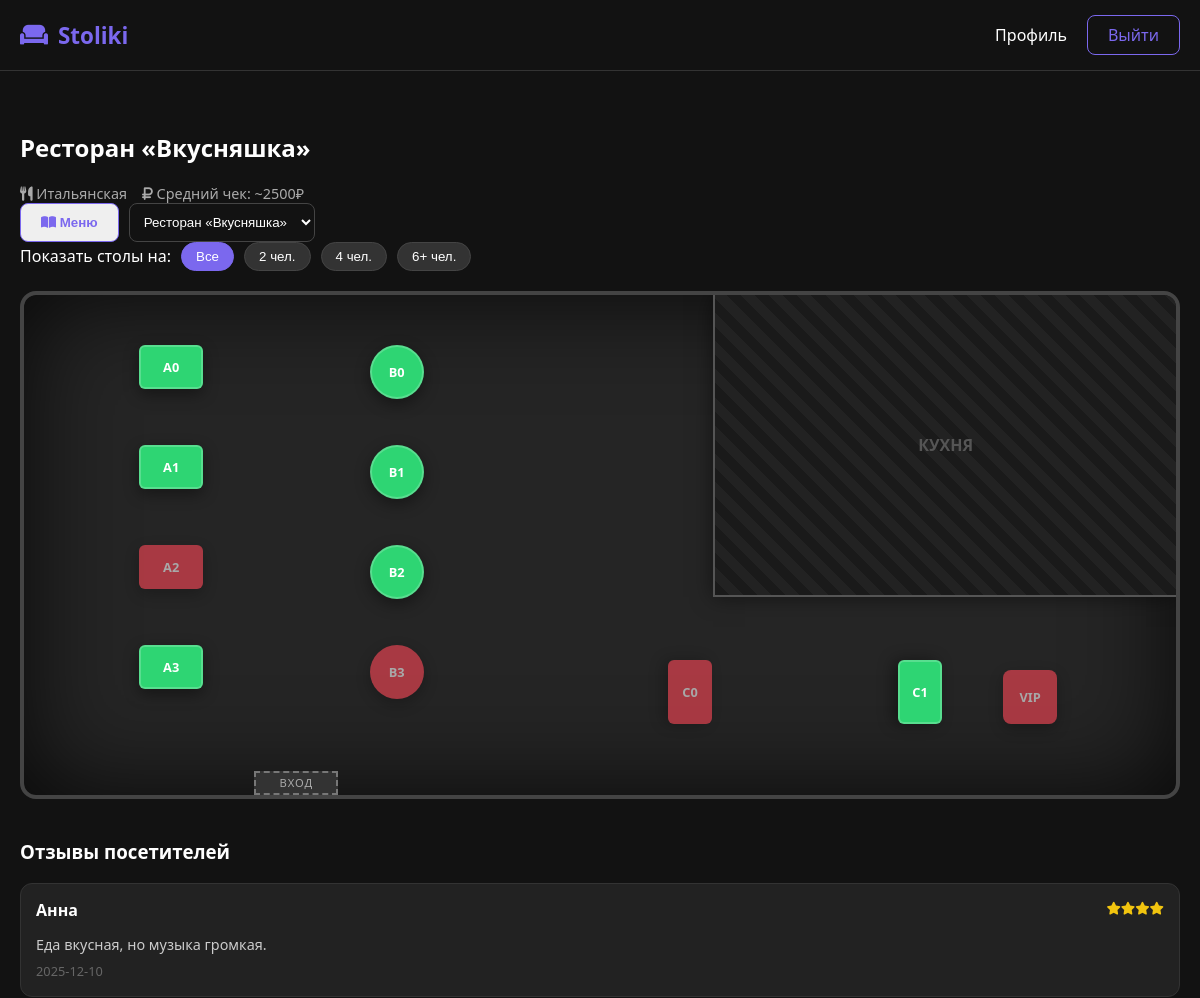
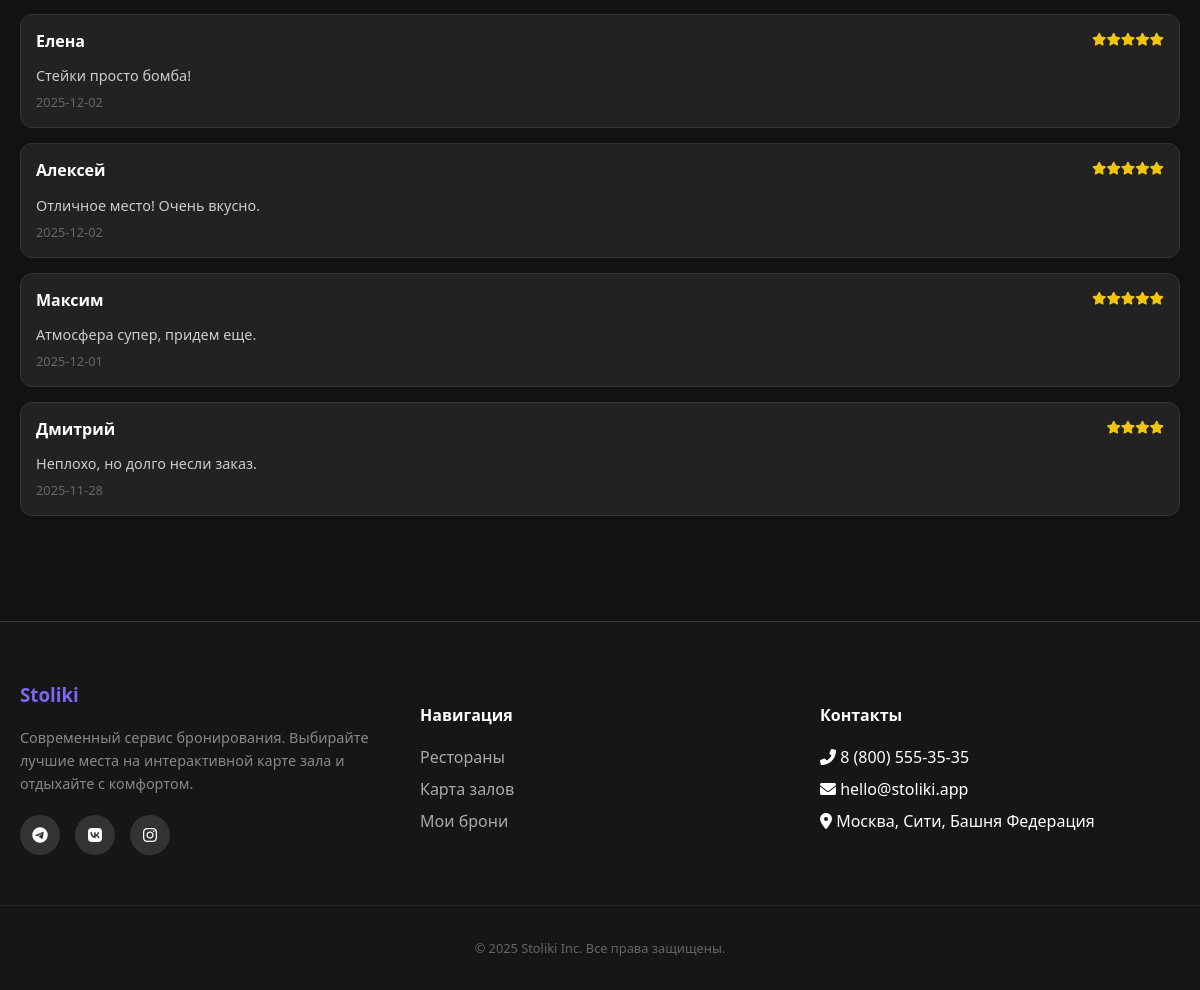
/booking?cafe=2 (signed in), run on the app's committed database (2 pictures, top to bottom).
### tables this page shows
CREATE TABLE cafes (
        id INTEGER PRIMARY KEY AUTOINCREMENT,
        name TEXT NOT NULL, address TEXT NOT NULL, cuisine TEXT NOT NULL, is_24h INTEGER DEFAULT 0,
        avg_check INTEGER DEFAULT 1500, tags TEXT DEFAULT "");

CREATE TABLE tables (
        id INTEGER PRIMARY KEY AUTOINCREMENT,
        cafe_id INTEGER, number TEXT NOT NULL, seats INTEGER NOT NULL,
        pos_x INTEGER DEFAULT 0, pos_y INTEGER DEFAULT 0,
        shape TEXT DEFAULT 'rect', rotation INTEGER DEFAULT 0,
        FOREIGN KEY(cafe_id) REFERENCES cafes(id));

CREATE TABLE reviews (
        id INTEGER PRIMARY KEY AUTOINCREMENT,
        cafe_id INTEGER, user_name TEXT, rating INTEGER, text TEXT, date TEXT,
        FOREIGN KEY(cafe_id) REFERENCES cafes(id));

### app.py (the view, shortened to what this page needs)
@app.route('/booking', methods=['GET', 'POST'])
def booking():
    if 'user_id' not in session: return redirect(url_for('login'))
    conn = get_db_connection()
    selected_cafe_id = request.args.get('cafe', 1)
    current_cafe = conn.execute("SELECT * FROM cafes WHERE id=?", (selected_cafe_id,)).fetchone()
    cafes = conn.execute("SELECT id, name FROM cafes").fetchall()
    tables = conn.execute("SELECT * FROM tables WHERE cafe_id=?", (selected_cafe_id,)).fetchall()
    reviews = conn.execute("SELECT * FROM reviews WHERE cafe_id=? ORDER BY date DESC LIMIT 5",
                           (selected_cafe_id,)).fetchall()
    today = datetime.now().strftime('%Y-%m-%d')
    real_bookings = [r['table_id'] for r in conn.execute("SELECT table_id FROM bookings WHERE cafe_id=? AND date=?",
                                                         (selected_cafe_id, today)).fetchall()]
    seed = int(time.time() // 300)
    random.seed(seed + int(selected_cafe_id))
    table_statuses = {}
    for t in tables:
        t_id = t['id']
        if t_id in real_bookings:
            table_statuses[t_id] = 'occupied'
        else:
            rand = random.random()
            table_statuses[t_id] = 'free' if rand < 0.6 else 'occupied' if rand < 0.9 else 'booked'
    conn.close()
    return render_template('booking.html', current_cafe=current_cafe, all_cafes=cafes, tables=tables,
                           table_statuses=table_statuses, today=today, reviews=reviews)

### app.py (called while the page is built)
def get_db_connection():
    conn = sqlite3.connect('database.db')
    conn.row_factory = sqlite3.Row
    return conn

### templates/booking.html (shortened to what this page needs)
{% extends "base.html" %}
{% block content %}
<div class="container">
    <div class="booking-header">
        <div>
            <h2>{{ current_cafe.name }}</h2>
            <div style="display:flex; gap:15px; margin-top:5px; color:#aaa; font-size:0.9rem;">
                <span><i class="fas fa-utensils"></i> {{ current_cafe.cuisine }}</span>
                <span><i class="fas fa-ruble-sign"></i> Средний чек: ~{{ current_cafe.avg_check }}₽</span>
            </div>
        </div>
        <div style="display:flex; gap:10px;">
             <button class="btn-outline" onclick="openMenu()"><i class="fas fa-book-open"></i> Меню</button>
             <form action="{{ url_for('booking') }}" method="GET" class="cafe-selector">
                <select name="cafe" onchange="this.form.submit()">
                    {% for c in all_cafes %}
                    <option value="{{ c.id }}" {% if c.id == current_cafe.id %}selected{% endif %}>{{ c.name }}</option>
                    {% endfor %}
                </select>
            </form>
        </div>
    </div>
    <div class="people-filter">
        <span>Показать столы на:</span>
        <button class="filter-chip active" onclick="filterTables('all', this)">Все</button>
        <button class="filter-chip" onclick="filterTables(2, this)">2 чел.</button>
        <button class="filter-chip" onclick="filterTables(4, this)">4 чел.</button>
        <button class="filter-chip" onclick="filterTables(6, this)">6+ чел.</button>
    </div>
    <div class="booking-wrapper">
        <div class="restaurant-map-container layout-type-{{ current_cafe.id }}" id="map-container">
            {% if current_cafe.id == 2 %}
                <div class="void-area" style="top: 0; right: 0; width: 40%; height: 60%;"> КУХНЯ</div>
                <div class="map-door" style="bottom: 0; left: 20%;">Вход</div>
            {% endif %}
            {% for table in tables %}
                {% set status = table_statuses[table.id] %}
                <div class="map-element table-spot shape-{{ table.shape }} status-{{ status }}"
                     style="left: {{ table.pos_x }}%; top: {{ table.pos_y }}%; transform: rotate({{ table.rotation }}deg);"
                     data-id="{{ table.id }}"
                     data-number="{{ table.number }}"
                     data-seats="{{ table.seats }}"
                     data-status="{{ status }}"
                     onclick="selectTable(this)">
                    <span style="transform: rotate(-{{ table.rotation }}deg);">{{ table.number }}</span>
                </div>
            {% endfor %}
        </div>
        <div class="reviews-section">
            <h3>Отзывы посетителей</h3>
            <div class="reviews-list">
                {% for review in reviews %}
                <div class="review-card">
                    <div class="review-header">
                        <span class="review-author">{{ review.user_name }}</span>
                        <div class="review-rating">
                            {% for i in range(review.rating) %}<i class="fas fa-star"></i>{% endfor %}
                        </div>
                    </div>
                    <p class="review-text">{{ review.text }}</p>
                    <span class="review-date">{{ review.date }}</span>
                </div>
                {% endfor %}
            </div>
        </div>
    </div>
</div>
{% endblock %}

### static/css/styles.css (style rules this page uses)
:root { --bg: #121212; --surface: #1e1e1e; --surface-glass: rgba(30, 30, 30, 0.85); --primary: #7b68ee; --primary-glow: rgba(123, 104, 238, 0.4); --text-main: #ffffff; --text-muted: #b3b3b3; --danger: #ff4757; --success: #2ed573; --warning: #ffa502; --nav-height: 70px; }
body { background-color: var(--bg); color: var(--text-main); font-family: 'Segoe UI', system-ui, sans-serif; margin: 0; min-height: 100vh; display: flex; flex-direction: column; }
.btn-outline { border: 1px solid var(--primary); padding: 8px 20px; border-radius: 8px; color: var(--primary) !important; font-weight: 600; }
select { width: 100%; padding: 10px; background: #121212; border: 1px solid #444; color: white; border-radius: 8px; }
.restaurant-map-container { background: #252525; border: 4px solid #444; border-radius: 16px; height: 500px; position: relative; margin-bottom: 20px; overflow: hidden; box-shadow: inset 0 0 100px rgba(0,0,0,0.8); }
.void-area { position: absolute; background: repeating-linear-gradient(45deg, #1a1a1a, #1a1a1a 10px, #222 10px, #222 20px); border-left: 2px solid #555; border-bottom: 2px solid #555; z-index: 20; display: flex; align-items: center; justify-content: center; color: #555; font-weight: bold; box-shadow: 0 0 20px rgba(0,0,0,0.5); }
.map-door { position: absolute; background: #333; border: 2px dashed #777; color: #aaa; width: 80px; height: 20px; display: flex; align-items: center; justify-content: center; font-size: 0.7rem; z-index: 5; text-transform: uppercase; letter-spacing: 1px; }
.map-element { position: absolute; display: flex; align-items: center; justify-content: center; color: #fff; font-weight: bold; font-size: 0.8rem; cursor: pointer; transition: all 0.3s cubic-bezier(0.175, 0.885, 0.32, 1.275); box-shadow: 0 5px 15px rgba(0,0,0,0.4); }
.shape-rect { width: 60px; height: 40px; border-radius: 6px; }
.shape-square { width: 50px; height: 50px; border-radius: 8px; }
.shape-round { width: 50px; height: 50px; border-radius: 50%; }
.status-free { background: var(--success); border: 2px solid rgba(255,255,255,0.2); }
.status-occupied { background: var(--danger); opacity: 0.6; cursor: not-allowed; border: 2px solid transparent; }
.people-filter { display: flex; gap: 10px; align-items: center; margin-bottom: 20px; }
.filter-chip { background: #333; border: 1px solid #444; color: white; padding: 6px 14px; border-radius: 20px; cursor: pointer; transition: 0.2s; }
.filter-chip.active { background: var(--primary); border-color: var(--primary); }
.reviews-section { margin-top: 40px; }
.review-card { background: #222; padding: 15px; border-radius: 12px; margin-bottom: 15px; border: 1px solid #333; }
.review-header { display: flex; justify-content: space-between; margin-bottom: 5px; }
.review-author { font-weight: bold; color: white; }
.review-rating { color: #f1c40f; font-size: 0.8rem; }
.review-text { font-size: 0.9rem; color: #ccc; margin-bottom: 5px; }
.review-date { font-size: 0.8rem; color: #666; }

### data on the page
cafes: name "Ресторан «Вкусняшка»", cuisine "Итальянская", avg_check "2500"
tables: number "A0"
tables: number "B0"
tables: number "A1"
tables: number "B1"
tables: number "A2"
tables: number "B2"
tables: number "A3"
tables: number "B3"
tables: number "C0"
tables: number "C1"
tables: number "VIP"
reviews: user_name "Анна", rating 4 (drawn), text "Еда вкусная, но музыка громкая.", date "2025-12-10"
reviews: user_name "Елена", rating 5 (drawn), text "Стейки просто бомба!", date "2025-12-02"
reviews: user_name "Алексей", rating 5 (drawn), text "Отличное место! Очень вкусно.", date "2025-12-02"
reviews: user_name "Максим", rating 5 (drawn), text "Атмосфера супер, придем еще.", date "2025-12-01"
reviews: user_name "Дмитрий", rating 4 (drawn), text "Неплохо, но долго несли заказ.", date "2025-11-28"

### other printed values
form field cafe "Ресторан «Вкусняшка»"
